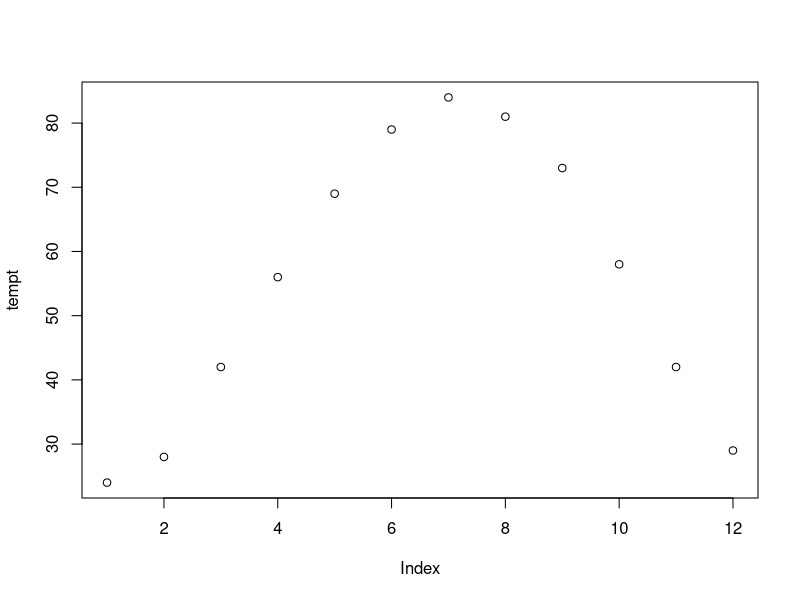
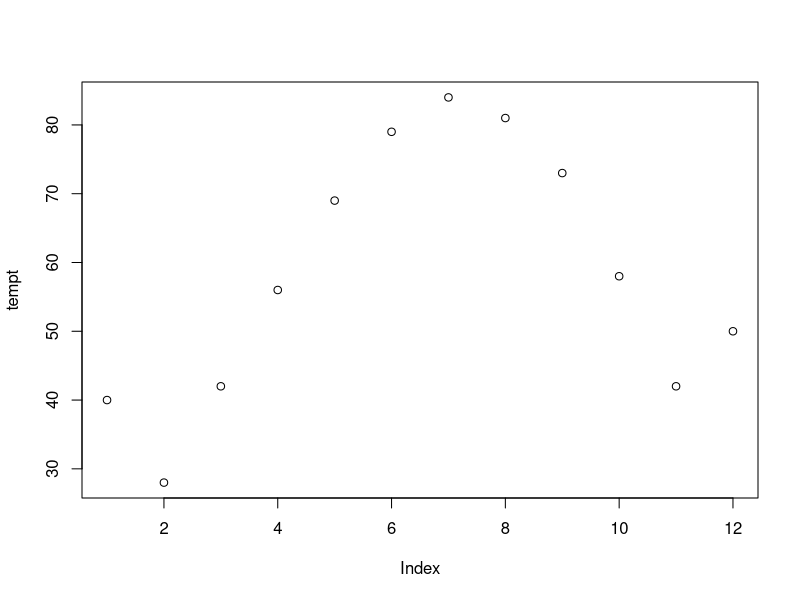

These figures' R source, in order:
## ---- chunk 1
knitr::opts_chunk$set(echo = TRUE)
## ---- chunk 2
9 + 7
## ---- chunk 3
sqrt(16)
## ---- chunk 4
abs(-3)
## ---- chunk 5
3 ^ 2
3 ** 2
## ---- chunk 6
#3 % 2
#This is an invalid command in R
## ---- chunk 7
3 / 2
## ---- chunk 8
3 %% 2
## ---- chunk 9
3e1
3e-1
## ---- chunk 10
x <- 1 #x = 1
y = 3 #y <- 3
xy <- x * y #xy = x * y
## ---- chunk 11
x
y
xy
## ---- chunk 12
x <- 1 #add a comment after code
# add a comment line
# add another comment line
## ---- chunk 13
# monthly avg high temp
# <- and = are equal when assigning values
tempt <- c(24, 28, 42, 56, 69, 79, 84, 81, 73, 58, 42, 29)
tempt = c(24, 28, 42, 56, 69, 79, 84, 81, 73, 58, 42, 29)

tempt #print the vector tempt
## ---- chunk 14
#Tempt
#plot(Tempt)
## ---- chunk 15
tempt #print the vector tempt
plot(tempt)
## ---- chunk 16
tempt = c(40, 28, 42, 56, 69, 79, 84, 81, 73, 58, 42, 50) #change the first and the last element of the vector
tempt #print the values of the new vector tempt
plot(tempt)
## ---- chunk 17
?plot
